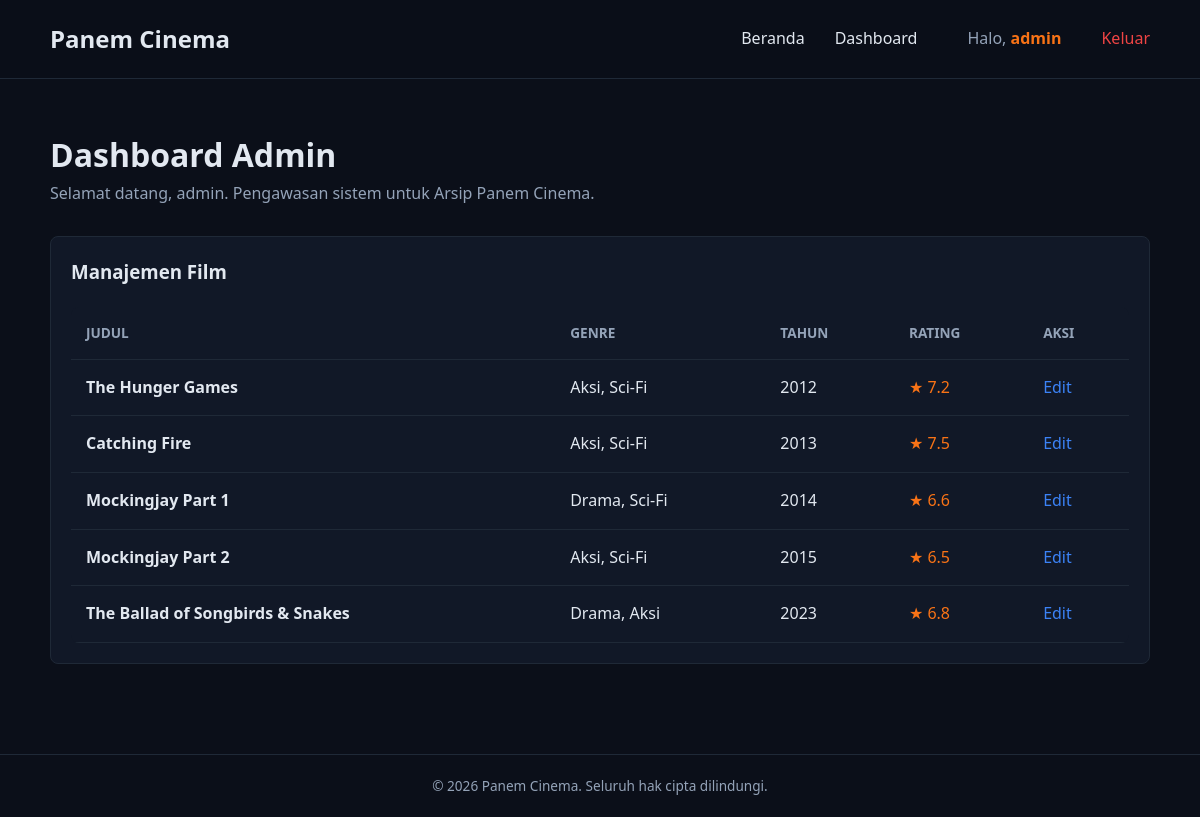
The page /admin/dashboard.php (signed in) on the database its author committed.
### tables this page shows
CREATE TABLE `movies` (
  `id` int NOT NULL,
  `title` varchar(150) NOT NULL,
  `genre` varchar(100) NOT NULL,
  `release_year` int NOT NULL,
  `synopsis` text NOT NULL,
  `poster_image` varchar(255) DEFAULT 'poster-default.jpg',
  `hero_image` varchar(255) DEFAULT 'hero-default.jpg',
  `base_rating` decimal(3,1) NOT NULL DEFAULT '0.0'
);

### config/functions.php (called while the page is built, shortened)
<?php
function formatRating($angka) {
    return "★ " . number_format((float)$angka, 1, '.', '');
}
?>

### admin/dashboard.php (the view, shortened to what this page needs)
<?php
require_once '../config/database.php';
require_once '../config/functions.php';
$query_movies = "SELECT * FROM movies ORDER BY release_year ASC";
$result_movies = mysqli_query($conn, $query_movies);
$total_movies = mysqli_num_rows($result_movies);
?>
<!DOCTYPE html>
<html lang="id">
<head>
    <link rel="stylesheet" href="../assets/css/style.css">
</head>
<body>
    <?php require_once '../includes/header.php'; ?>
    <main style="padding: 50px; min-height: 70vh;">
        <div style="margin-bottom: 30px;">
            <h1>Dashboard Admin</h1>
            <p class="text-muted">Selamat datang, <?= htmlspecialchars($_SESSION['full_name']); ?>. Pengawasan sistem untuk Arsip Panem Cinema.</p>
        </div>
        <div class="bg-dark-card border-dark" style="padding: 20px; border-radius: 8px;">
            <h3 style="margin-bottom: 15px;">Manajemen Film</h3>
            <table class="data-table">
                <thead>
                    <tr>
                        <th>Judul</th>
                        <th>Genre</th>
                        <th>Tahun</th>
                        <th>Rating</th>
                        <th>Aksi</th>
                    </tr>
                </thead>
                <tbody>
                    <?php if($total_movies > 0): ?>
                        <?php while($row = mysqli_fetch_assoc($result_movies)): ?>
                        <tr>
                            <td><strong><?= htmlspecialchars($row['title']); ?></strong></td>
                            <td><?= htmlspecialchars($row['genre']); ?></td>
                            <td><?= $row['release_year']; ?></td>
                            <td class="text-orange"><?= formatRating($row['base_rating']); ?></td>
                            <td>
                                <a href="edit.php?id=<?= $row['id']; ?>" style="color: #3b82f6;">Edit</a>
                            </td>
                        </tr>
                        <?php endwhile; ?>
                    <?php else: ?>
                        <tr>
                            <td colspan="5" style="text-align: center; color: #94a3b8;">Belum ada arsip film.</td>
                        </tr>
                    <?php endif; ?>
                </tbody>
            </table>
        </div>
    </main>
    <?php require_once '../includes/footer.php'; ?>
</body>
</html>

### assets/css/style.css (style rules this page uses)
* { margin: 0; padding: 0; box-sizing: border-box; font-family: 'Segoe UI', Tahoma, Geneva, Verdana, sans-serif; }
body { background-color: #0b0f19; color: #e2e8f0; line-height: 1.6; }
a { text-decoration: none; color: inherit; }
.text-orange { color: #f97316; }
.text-muted { color: #94a3b8; }
.bg-dark-card { background-color: #111827; }
.border-dark { border: 1px solid #1f2937; }
.data-table { width: 100%; border-collapse: collapse; margin-top: 20px; background-color: #111827; border-radius: 8px; overflow: hidden; }
.data-table th, .data-table td { padding: 15px; text-align: left; border-bottom: 1px solid #1f2937; }
.data-table th { color: #94a3b8; font-size: 0.85rem; text-transform: uppercase; }

### rows shown on the page
movies: title "The Hunger Games", genre "Aksi, Sci-Fi", release_year "2012", base_rating "★ 7.2"
movies: title "Catching Fire", genre "Aksi, Sci-Fi", release_year "2013", base_rating "★ 7.5"
movies: title "Mockingjay Part 1", genre "Drama, Sci-Fi", release_year "2014", base_rating "★ 6.6"
movies: title "Mockingjay Part 2", genre "Aksi, Sci-Fi", release_year "2015", base_rating "★ 6.5"
movies: title "The Ballad of Songbirds & Snakes", genre "Drama, Aksi", release_year "2023", base_rating "★ 6.8"

### other values the page prints
$_SESSION['username'] "admin"
$_SESSION['full_name'] "admin"
